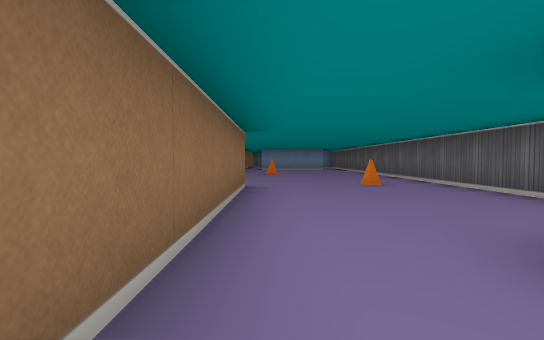
view 1 (above)

16 first-person views from a walk through a cub3D ray-caster map. The camera is about half as high as the walls, tilts 2° down and sees 85° across. The floor is counted in squares. Each view is taken from the middle of a square. On the plan, view 1 faces up. The plan holds only what a view shows up to about 9 squares ahead; the rest is blank. The place goes on beyond the plan.

view 2
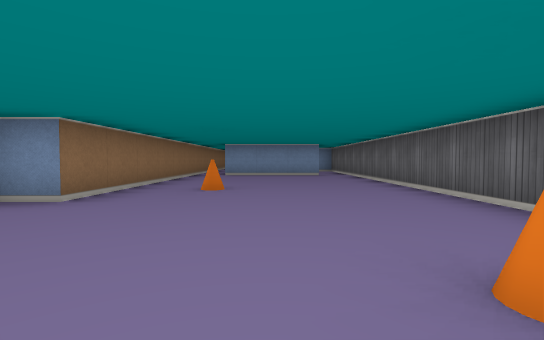

view 3
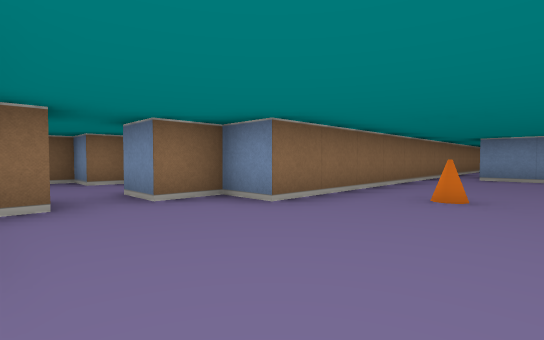

view 4
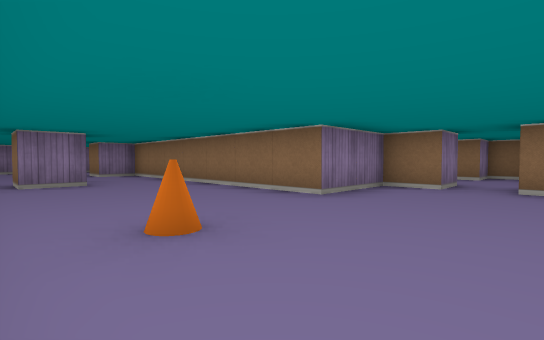

view 5
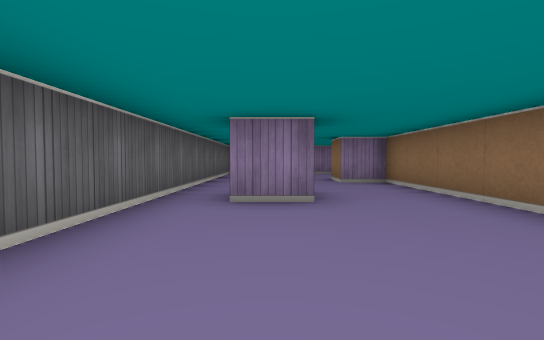

view 6
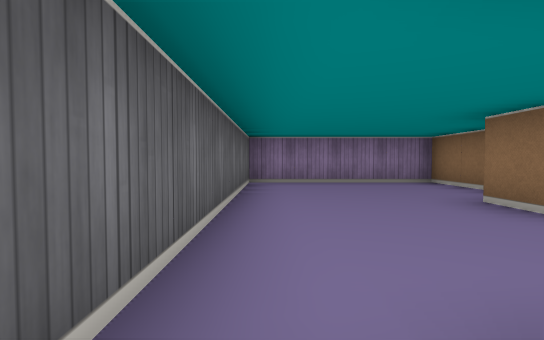

view 7
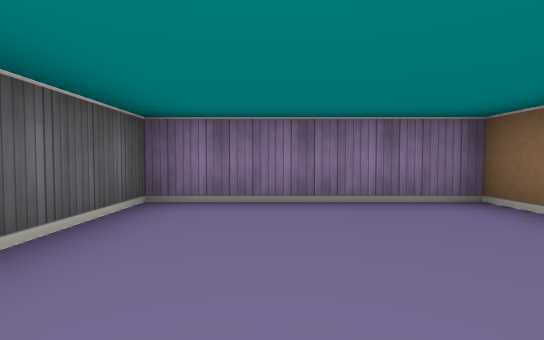

view 8
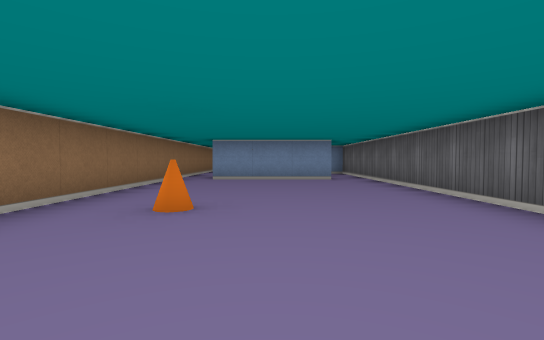

view 9
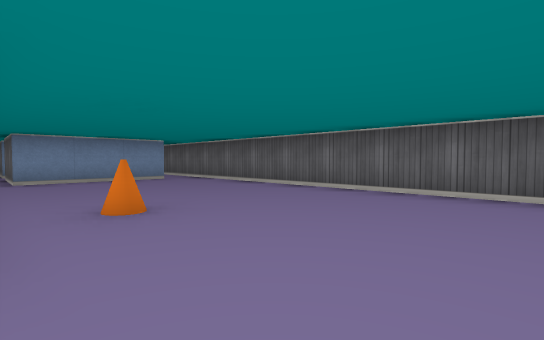

view 10
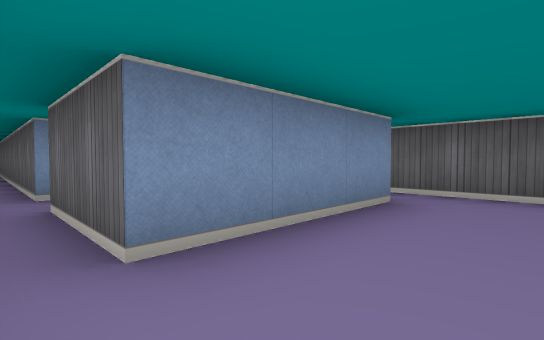

view 11
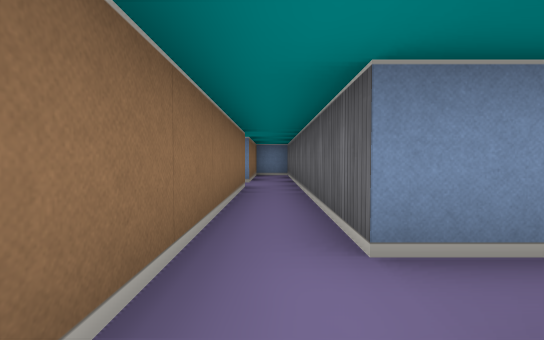

view 12
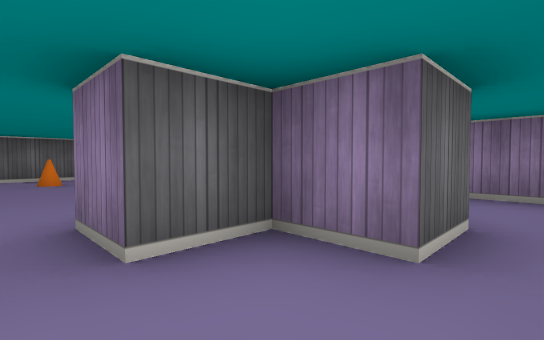

view 13
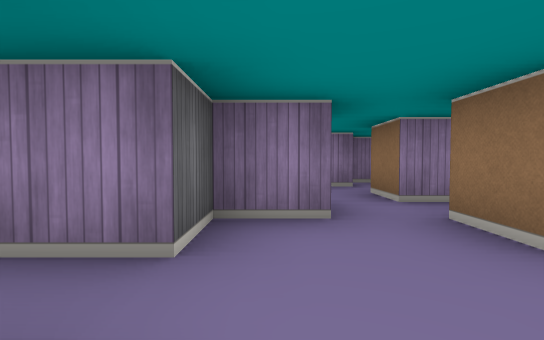

view 14
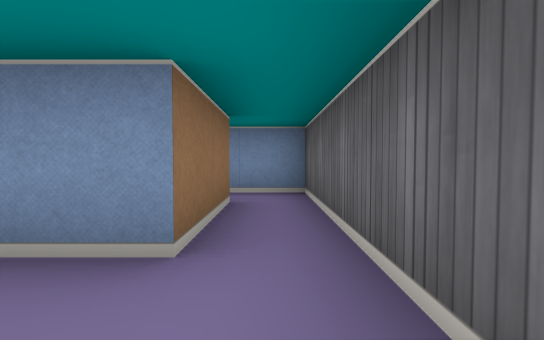

view 15
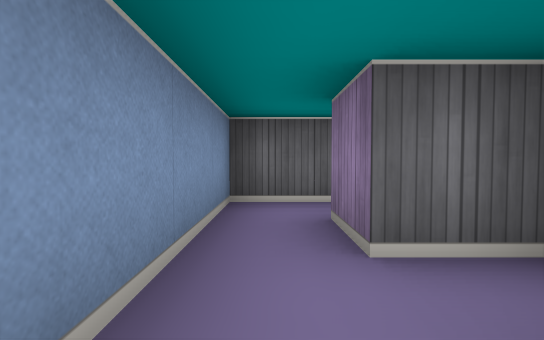

view 16
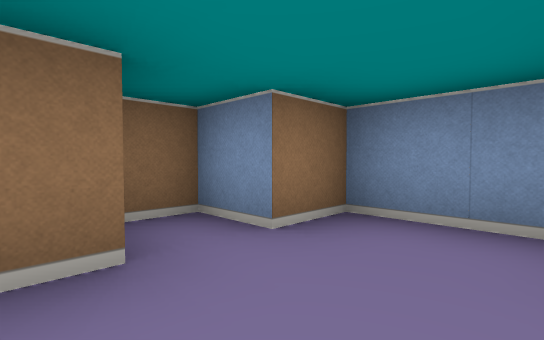

### Floor plan
Ten units are one square. View 1 is at (0, 0); x grows to the right and y downward. Boxes are objects, and circles mark ways between rooms. Rooms are numbered by the first view taken in them; rooms with no view inside come last. Other rooms are left out.
<svg viewBox="-70 -180 110 240">
<path fill="none" stroke="#000" d="M14 -15 25 -15 25 -5M-35 -65 -25 -65 -25 -55 -5 -55 -5 15 5 15 5 25M-5 39 -5 55 35 55 35 -145M25 -145 -5 -145 -5 -165M-15 -164 -15 -85 -25 -85 -25 -75 -35 -75M-45 -55 -35 -55 -35 -65M-40 -85 -55 -85 -55 -75 -65 -75 -65 -65 -55 -65 -55 -55M15 -155 15 -165 25 -165 25 -145M35 -145 35 -175 -5 -175"/>
<rect x="-5" y="-105" width="10" height="10" fill="#bbb"><title>cone</title></rect>
<rect x="15" y="-65" width="10" height="10" fill="#bbb"><title>cone</title></rect>
<circle cx="-30" cy="-70" r="3" fill="#2a7"/>
<circle cx="30" cy="-155" r="3" fill="#2a7"/>
<text x="10" y="-50">1</text>
<text x="-50" y="-70">2</text>
<text x="20" y="-170">3</text>
</svg>
Room 1 opens to room 2. Room 1 opens to room 3.

Where each view was taken, in squares from view 1:
view 1: 0 up, 0 right, facing up
view 2: 5 up, 1 right, facing up
view 3: 6 up, 1 right, facing up-left
view 4: 8 up, 3 right, facing down-left
view 5: 5 up, 2 right, facing down
view 6: 1 up, 3 right, facing down
view 7: 2 down, 2 right, facing down
view 8: 7 up, 1 right, facing up
view 9: 7 up, 1 left, facing up-right
view 10: 13 up, 1 left, facing up-right
view 11: 16 up, 1 left, facing up
view 12: 7 up, 5 left, facing down-right
view 13: 8 up, 4 left, facing down
view 14: 13 up, 3 right, facing up
view 15: 17 up, 0 right, facing right
view 16: 6 up, 4 left, facing up-left
